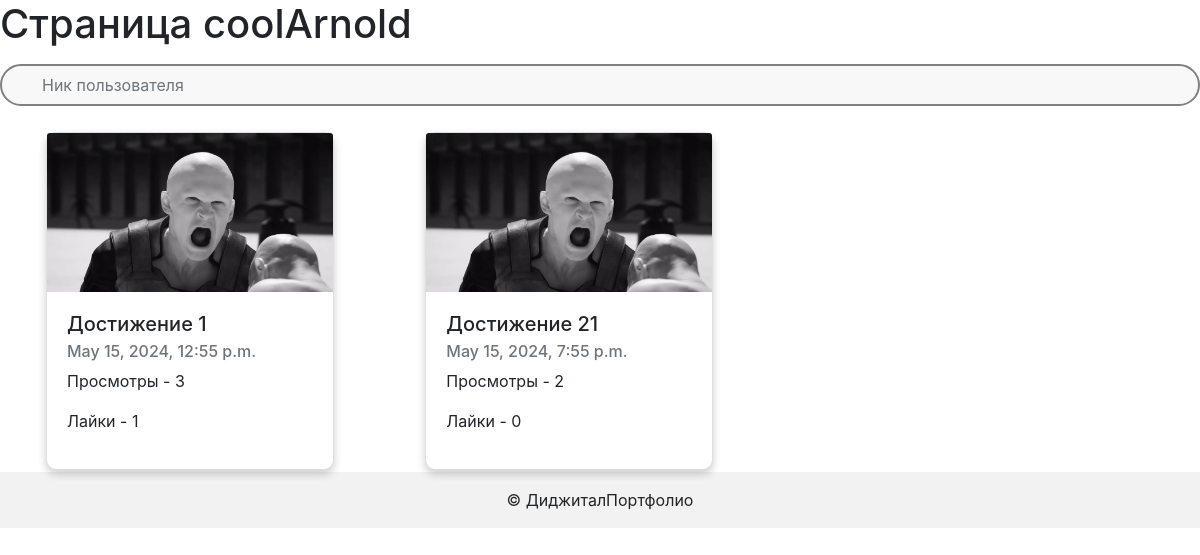
The app's page /coolarnold/ with its own data.
### main/models.py (models this page shows, shortened)
class Profile(models.Model):
    user = models.OneToOneField(User, on_delete=models.CASCADE)
    slug = models.SlugField(unique=True, blank=True)
    objects = models.Manager()
    class Meta:
        verbose_name = 'Profile'
        verbose_name_plural = 'Profiles'

class Achievements(models.Model):
    title = models.CharField(max_length=50)
    preview = models.ImageField(
        null=True,
        validators=[
            FileExtensionValidator(allowed_extensions=['jpg', 'jpeg', 'png']),
        ]
    )
    file = models.FileField(
        validators=[
            FileExtensionValidator(allowed_extensions=['jpg', 'jpeg', 'png', 'pdf']),
        ]
    )
    pub_date = models.DateTimeField(auto_now_add=True)
    likes = models.IntegerField(default=0)
    views = models.IntegerField(default=0)
    author = models.ForeignKey(
        User,
        on_delete=models.CASCADE,
        null=True,
    )
    objects = models.Manager()
    class Meta:
        verbose_name = 'Achievement'
        verbose_name_plural = 'Achievements'

### main/views.py (the view)
# urls.py: path('<slug:slug>/', UserProfileDetailView.as_view(), name='user-detail'),
class UserProfileDetailView(DetailView):
    model = Profile
    template_name = 'main/about.html'
    context_object_name = 'profile'
    slug_field = 'slug'
    slug_url_kwarg = 'slug'
    def get_context_data(self, **kwargs):
        context = super().get_context_data(**kwargs)
        profile = self.get_object()
        context['achievements'] = Achievements.objects.filter(author=profile.user)
        return context

### main/templates/main/about.html (shortened to what this page needs)
{% extends "main/sample.html" %}
{% load static %}
{% block extra_styles %}
<link rel="stylesheet" href="{% static 'main/css/about.css' %}">
{% endblock %}
{% block body %}
<main>
    <h1> Страница {{ profile.user.username }} </h1>
    <div class="input-group mb-3">
        <input type="text" class="form-control" placeholder="Ник пользователя" aria-label="Username"
               aria-describedby="basic-addon1" style="width:20rem;">
    </div>
    <div class="container mx-auto mt-4">
        <div class="row">
            {% for ach in achievements %}
            <div class="col-md-4">
                <div class="card" style="width:18rem;">
                    <a href="{{ ach.file.url }}"><img src="{{ ach.preview.url }}" class="card-img-top" alt="..."></a>
                    <div class="card-body">
                        <h5 class="card-title">{{ ach.title }}</h5>
                        <h6 class="card-subtitle mb-2 text-muted">{{ ach.pub_date }}</h6>
                        <p> Просмотры - {{ ach.views }} </p>
                        <p> Лайки - {{ ach.likes }} </p>
                    </div>
                </div>
            </div>
            {% endfor %}
        </div>
    </div>
</main>
<footer class="bg-body-tertiary text-center text-lg-start">
    <div class="text-center p-3" style="background-color: rgba(0, 0, 0, 0.05);">
        © ДиджиталПортфолио
    </div>
</footer>
{% endblock %}

### main/static/main/css/about.css (style rules this page uses)
.card { box-shadow: 0 4px 8px 0 rgba(0,0,0,0.2); transition: 0.3s; border-radius: 10px; }
img { border-radius: 10px 10px 0 0; }
.container { padding: 2px 16px; }
input[type=text] { height: 42px; padding: 12px 0px; margin-top: 8px; margin-bottom: 8px; box-sizing: border-box; border: 2px solid grey; border-radius: 25px; background-color: #F8F8F8; background-position: 3% 50%; background-repeat: no-repeat; padding-left: 40px; }
:root { --vs-primary: 29 92 255; }

### records on screen
Profile: user.username "coolArnold"
Achievements: preview (picture), title "Достижение 1", pub_date "May 15, 2024, 12:55 p.m.", views "3", likes "1"
Achievements: preview (picture), title "Достижение 21", pub_date "May 15, 2024, 7:55 p.m.", views "2", likes "0"
